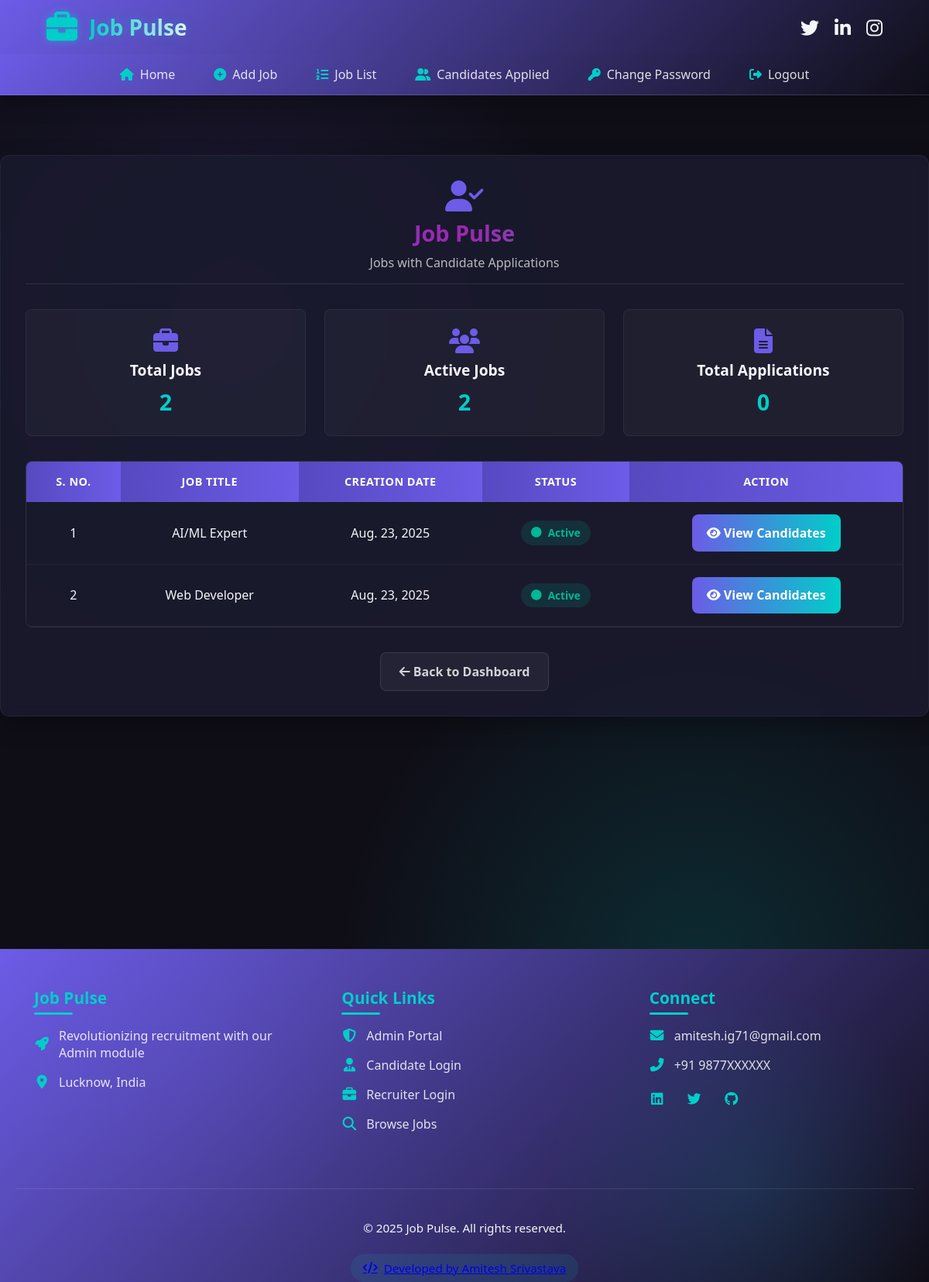
Page /applyed_condidate on the committed database.
### job/models.py (models this page shows, shortened)
class Job(models.Model):
    recuiter = models.ForeignKey(Recuiter,on_delete=models.CASCADE)
    start_date = models.DateField()
    end_date = models.DateField()
    title = models.CharField(max_length=100)
    salary = models.CharField(max_length=20)
    image = models.FileField()
    description = models.CharField(max_length=300)
    experience = models.CharField(max_length=50)
    location = models.CharField(max_length=100)
    skills = models.CharField(max_length=20)
    creationdate = models.DateField()

### job/views.py (the view)
# urls.py: path('applyed_condidate',applyed_condidate,name="applyed_condidate"),
def applyed_condidate(request):
    data=Job.objects.all()
    d={'data':data}
    return render(request,'applyed_condidate.html',d)

### job/templates/applyed_condidate.html (shortened to what this page needs)
{% load static %}
{% block body %}
{% include 'recuiter_navigation.html' %}
<link href="https://unpkg.com/boxicons@2.1.4/css/boxicons.min.css" rel="stylesheet">
<link rel="stylesheet" href="https://cdnjs.cloudflare.com/ajax/libs/font-awesome/6.4.0/css/all.min.css">
<link rel="stylesheet" href="{% static 'css/applyed_condidate.css' %}">
<div class="jobs-container">
    <div class="page-header">
        <i class="fas fa-user-check"></i>
        <h1>Job Pulse</h1>
        <p>Jobs with Candidate Applications</p>
    </div>
    <div class="stats-cards">
        <div class="stat-card">
            <i class="fas fa-briefcase"></i>
            <h3>Total Jobs</h3>
            <p>{{ data|length }}</p>
        </div>
        <div class="stat-card">
            <i class="fas fa-users"></i>
            <h3>Active Jobs</h3>
            <p>{{ data|length }}</p>
        </div>
        <div class="stat-card">
            <i class="fas fa-file-alt"></i>
            <h3>Total Applications</h3>
            <p>0</p>
        </div>
    </div>
    <div class="table-container">
        {% if data %}
        <table>
            <thead>
                <tr>
                    <th>S. No.</th>
                    <th>Job Title</th>
                    <th>Creation Date</th>
                    <th>Status</th>
                    <th>Action</th>
                </tr>
            </thead>
            <tbody>
                {% for i in data %}
                <tr>
                    <td>{{ forloop.counter }}</td>
                    <td>{{ i.title }}</td>
                    <td>{{ i.creationdate }}</td>
                    <td>
                        <span class="job-status status-active">
                            <i class="fas fa-circle"></i> Active
                        </span>
                    </td>
                    <td>
                        <a href="{% url 'applied_condidate_list' i.id %}" class="btn btn-view">
                            <i class="fas fa-eye"></i> View Candidates
                        </a>
                    </td>
                </tr>
                {% endfor %}
            </tbody>
        </table>
        {% endif %}
    </div>
    <a href="{% url 'recuiter_home' %}" class="btn-back">
        <i class="fas fa-arrow-left"></i> Back to Dashboard
    </a>
</div>
{% include 'footer.html' %}
{% endblock %}

### job/static/css/recruiter_navigation.css (style rules this page uses)
:root { --primary: #6c5ce7; --primary-dark: #5649c0; --secondary: #00cec9; --dark: #1a1a2e; --darker: #0f0e17; --light: #f5f6fa; }
* { margin: 0; padding: 0; box-sizing: border-box; }
body { margin: 10rem auto; font-family: 'Segoe UI', sans-serif; background: var(--darker); padding-top: 100px; }

### job/static/css/applyed_condidate.css (style rules this page uses)
:root { --primary: #6c5ce7; --primary-dark: #5649c0; --secondary: #00cec9; --dark: #1a1a2e; --darker: #0f0e17; --light: #f5f6fa; --error: #ff4757; --success: #00b894; --warning: #f39c12; }
body { background-color: var(--darker); color: var(--light); min-height: 100vh; display: flex; flex-direction: column; background-image: radial-gradient(circle at 25% 25%, rgba(108, 92, 231, 0.15) 0%, transparent 30%), radial-gradient(circle at 75% 75%, rgba(0, 206, 201, 0.15) 0%, transparent 30%); font-family: 'Segoe UI', sans-serif; }
.jobs-container { width: 100%; max-width: 1200px; margin: 200px auto; padding: 2rem; background: rgba(26, 26, 46, 0.85); border-radius: 12px; box-shadow: 0 10px 30px rgba(0, 0, 0, 0.3); backdrop-filter: blur(8px); border: 1px solid rgba(255, 255, 255, 0.05); animation: fadeIn 0.6s ease-out; }
.page-header { text-align: center; margin-bottom: 2rem; padding-bottom: 1rem; border-bottom: 1px solid rgba(255, 255, 255, 0.1); }
.page-header i { font-size: 2.5rem; color: var(--primary); margin-bottom: 0.5rem; }
.page-header h1 { font-size: 1.8rem; font-weight: 700; background: linear-gradient(to right, var(--primary) 0%, #9c27b0 50%, var(--secondary) 100%); -webkit-background-clip: text; background-clip: text; color: transparent; margin-bottom: 0.5rem; }
.page-header p { color: rgba(255, 255, 255, 0.7); margin: 0; }
.stats-cards { display: grid; grid-template-columns: repeat(auto-fit, minmax(200px, 1fr)); gap: 1.5rem; margin-bottom: 2rem; }
.stat-card { background: rgba(255, 255, 255, 0.03); border-radius: 8px; padding: 1.5rem; text-align: center; border: 1px solid rgba(255, 255, 255, 0.05); transition: transform 0.3s ease, box-shadow 0.3s ease; }
.stat-card i { font-size: 2rem; color: var(--primary); margin-bottom: 0.5rem; }
.stat-card h3 { font-size: 1.2rem; margin-bottom: 0.5rem; color: var(--light); }
.stat-card p { font-size: 1.8rem; font-weight: 700; color: var(--secondary); margin: 0; }
.table-container { overflow-x: auto; border-radius: 8px; border: 1px solid rgba(255, 255, 255, 0.1); }
table { width: 100%; border-collapse: collapse; background: rgba(26, 26, 46, 0.5); }
th, td { padding: 1rem; text-align: center; border-bottom: 1px solid rgba(255, 255, 255, 0.05); }
th { background: linear-gradient(to right, var(--primary-dark), var(--primary)); color: white; font-weight: 600; text-transform: uppercase; font-size: 0.9rem; letter-spacing: 0.5px; }
tr { transition: background-color 0.3s ease; }
.btn { padding: 0.8rem 1.2rem; border-radius: 8px; font-weight: 600; text-decoration: none; display: inline-block; transition: all 0.3s ease; border: none; cursor: pointer; }
.btn-view { background: linear-gradient(to right, var(--primary), var(--secondary)); color: white; }
.btn-back { display: block; width: fit-content; margin: 2rem auto 0; padding: 0.8rem 1.5rem; background: rgba(255, 255, 255, 0.05); color: rgba(255, 255, 255, 0.8); border-radius: 8px; text-decoration: none; font-weight: 600; transition: all 0.3s ease; border: 1px solid rgba(255, 255, 255, 0.1); }
.job-status { display: inline-flex; align-items: center; gap: 0.5rem; padding: 0.4rem 0.8rem; border-radius: 20px; font-size: 0.85rem; font-weight: 600; }
.status-active { background: rgba(0, 184, 148, 0.15); color: var(--success); }

### job/static/css/footer.css (style rules this page uses)
body { padding: 0 !important; margin: 0 !important; }

### rows in the picture
Job: title "AI/ML Expert", creationdate "Aug. 23, 2025"
Job: title "Web Developer", creationdate "Aug. 23, 2025"

### other values in the picture
{{ data|length }} "2"
